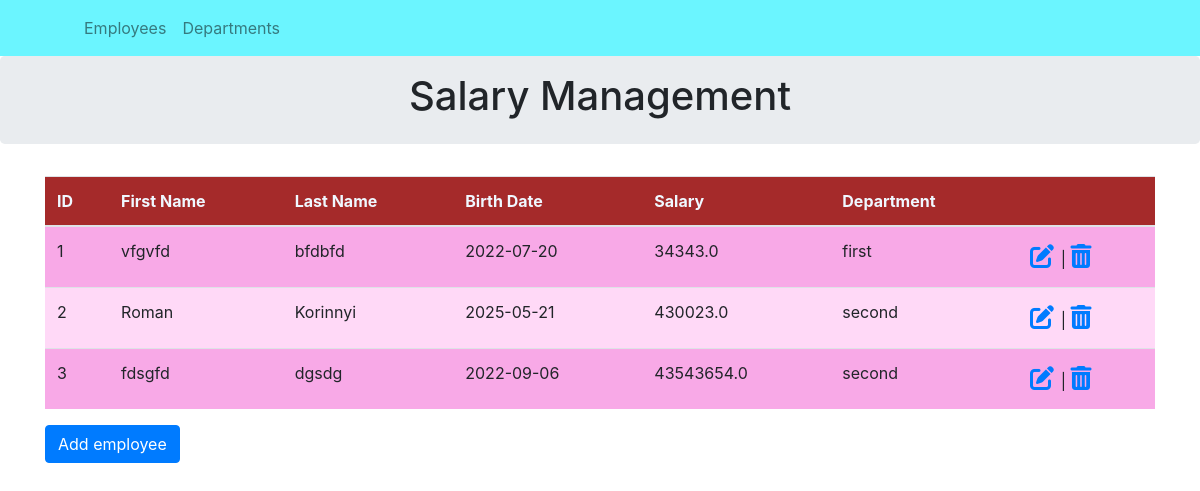
The page / on the database its author committed.
### models.py (models this page shows, shortened)
class Employee(db.Model):
    __tablename__ = 'employees'
    id = db.Column(db.Integer, primary_key=True)
    first_name = db.Column(db.String(64))
    last_name = db.Column(db.String(64))
    birth_date = db.Column(db.Date())
    salary = db.Column(db.Float(precision=2))
    department_name = db.Column(db.String(64), db.ForeignKey("departments.name"))

### main.py (the view)
@app.route('/')
def index():
    return render_template('employee-list.html', employees=get_employees())

### crud.py (called while the page is built)
def get_employees():
    return db.session.query(Employee).order_by(Employee.id).all()

### templates/employee-list.html (shortened to what this page needs)
{% extends 'base.html' %}
{% block body %}
<div class="container">
 <table class="table">
     <thead style="background-color: brown;color: aliceblue;">
        <th>ID</th>
        <th>First Name</th>
        <th>Last Name</th>
        <th>Birth Date</th>
        <th>Salary</th>
        <th>Department</th>
        <th> </th>
    </thead>
   <tbody>
    {% for employee in employees %}
    <tr
    {% if loop.index %2==0 %}
    style="background-color: rgb(255, 217, 247);"
    {% else %}
    style="background-color: rgb(248, 169, 231);"
    {% endif %}
    ><td>{{ loop.index }}</td>
    <td>{{employee.first_name}}</td>
    <td>{{employee.last_name}}</td>
    <td>{{employee.birth_date}}</td>
    <td>{{employee.salary}}</td>
    <td>{{employee.department_name}}</td>
    <td> <span style="font-size: 24px;color:green;">
       <a href="/{{employee.id}}/edit"> <i class="fas fa-edit"></i></a> </span>
        | <span style="font-size: 24px;color:red;">
          <a href="/{{employee.id}}/delete"> <i class="fas fa-trash-alt"></i></a></span></td>
    {% endfor %}
   </tbody>
 </table>
<a class="btn btn-primary" href='/create-employee' role="button">Add employee</a>
</div>
{% endblock %}

### templates/base.html (shortened to what this page needs)
<!DOCTYPE html>
<html lang="en">
<head>
    <link rel="stylesheet" href="https://stackpath.bootstrapcdn.com/bootstrap/4.4.1/css/bootstrap.min.css">
    <link rel="stylesheet" href="https://cdnjs.cloudflare.com/ajax/libs/font-awesome/6.0.0-beta3/css/all.min.css" />
</head>
<body>
{% block body %} {% endblock %}
</body>
</html>

### templates/header.html
{% extends 'base.html' %}
{% block body %}
<div class="container-fluid" style="background-color: rgb(107, 245, 255);">
    <div class="container">
<nav class="navbar navbar-expand-lg navbar-light " >
    <div class="container-fluid">
      <div class="collapse navbar-collapse" id="navbarNav">
        <ul class="navbar-nav">
          <li class="nav-item">
            <a class="nav-link" href="/">Employees</a>
          </li>
          <li class="nav-item">
            <a class="nav-link" href="/departments">Departments</a>
          </li>
        </ul>
      </div>
    </div>
  </nav>
</div>
</div>
<div class="jumbotron p-3">
    <div class="well text-center">
        <h1>Salary Management</h1>
    </div>
</div>
{% endblock %}

### rows shown on the page
Employee: first_name "vfgvfd", last_name "bfdbfd", birth_date "2022-07-20", salary "34343.0", department_name "first"
Employee: first_name "Roman", last_name "Korinnyi", birth_date "2025-05-21", salary "430023.0", department_name "second"
Employee: first_name "fdsgfd", last_name "dgsdg", birth_date "2022-09-06", salary "43543654.0", department_name "second"
